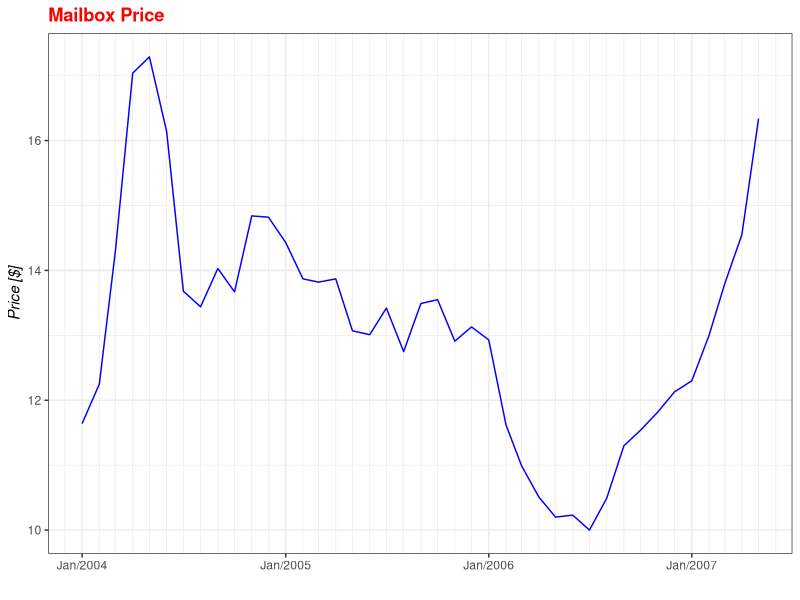
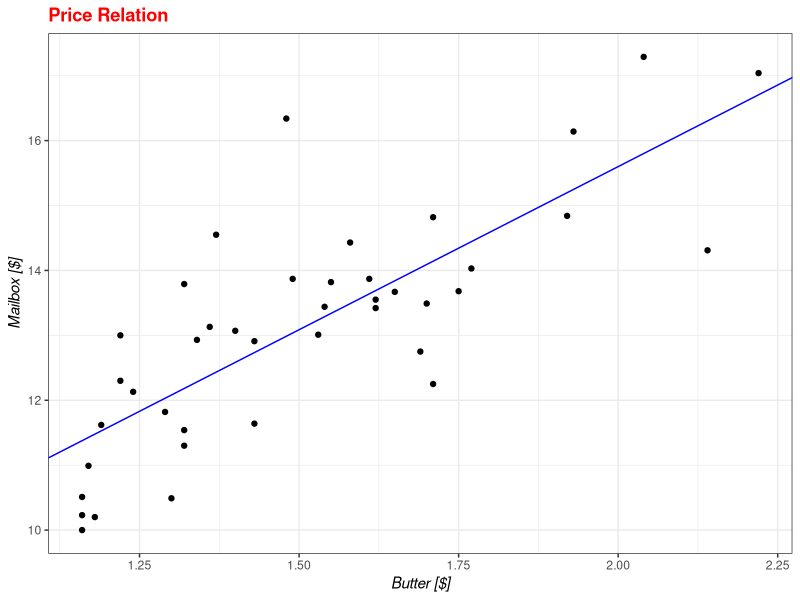
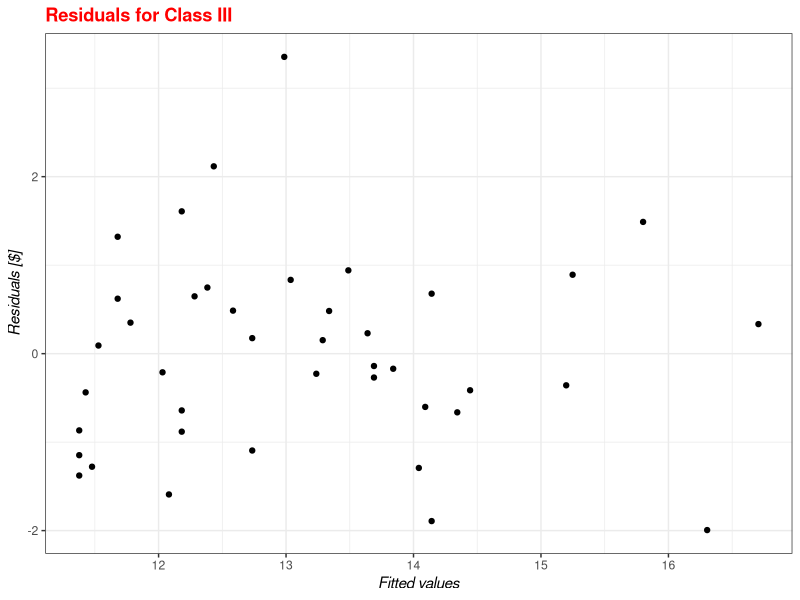
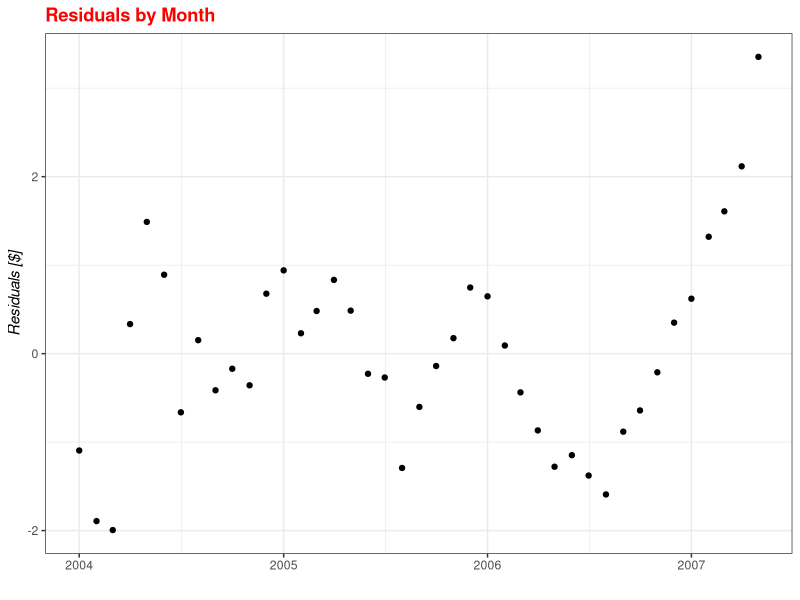
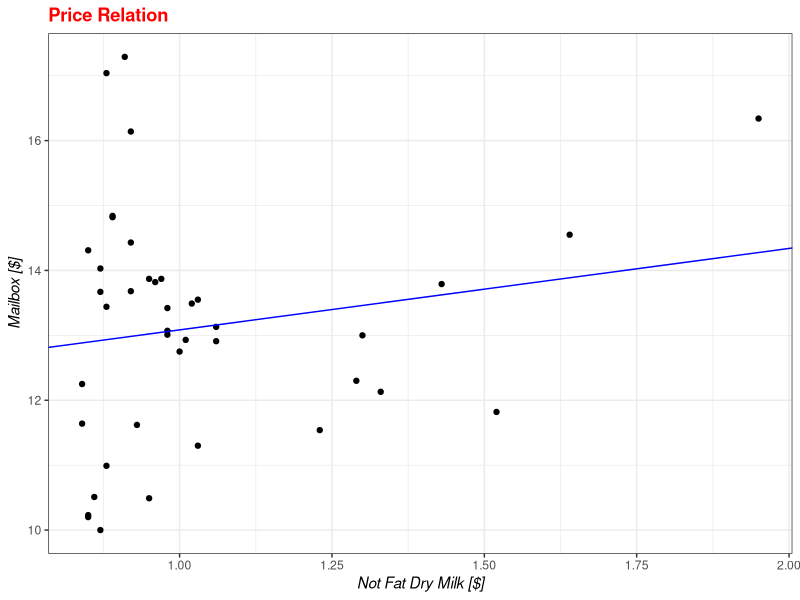
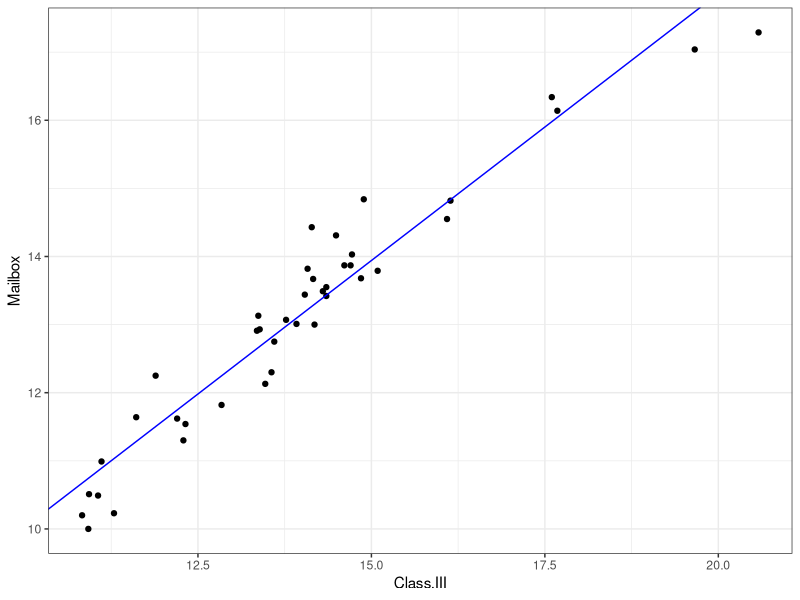
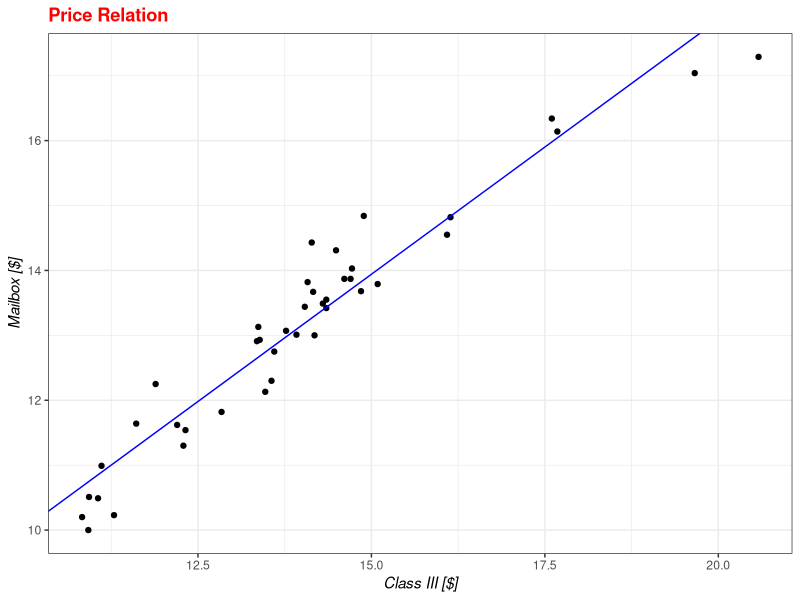
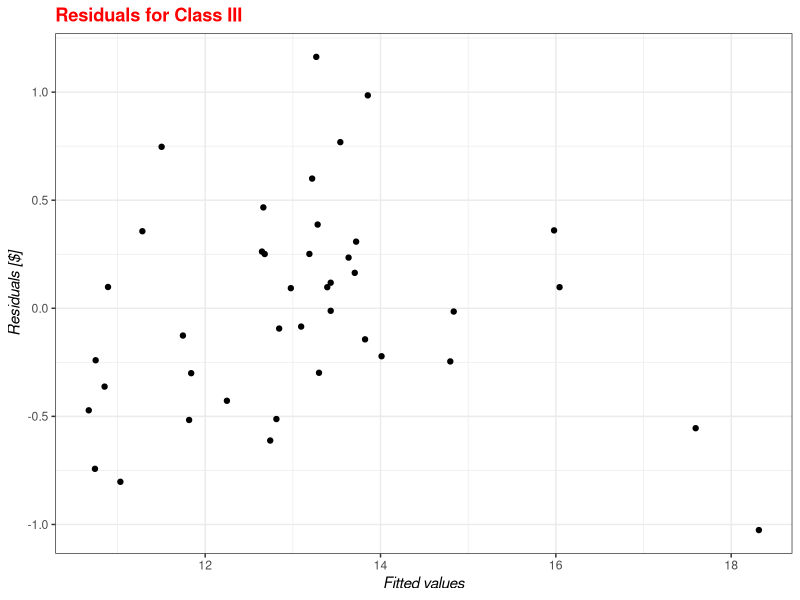

Write the R code that produced these figures, in order. (Note: this script raises an error after producing the figures.)
library(ggplot2)
library(scales)
library(lubridate)
library(plyr)
master_df <- read.csv("milk_and_money.csv")

#data cleaning
master_df$Month <- paste("01",master_df$Month,sep = "-")
master_df$Month <- as.Date(master_df$Month, "%d-%B-%y")

# ==============================
# ==== Question 1 ==============
# ==============================

# graphs defaults
title_theme <- element_text(face = "bold", color = "red")
axis_theme <- element_text(face = "italic", color = "black")

# Time Series
p <- ggplot(master_df, aes(Month, Mailbox)) + geom_line(colour = "blue")
p <- p + scale_x_date(minor_breaks = "1 month",labels = date_format("%b/%Y")) + theme_bw()
p <- p + labs(title = "Mailbox Price", x = "", y = "Price [$]") 
p + theme(title = title_theme , axis.title = axis_theme)


# Butter x Mailbox
df <- master_df[,c(2,5)]
lm_model <- lm(df)
b0 <- unname(lm_model$coefficients[1])
b1 <- unname(lm_model$coefficients[2])
p <- ggplot(df, aes(x = Butter, y = Mailbox))
p <- p + geom_point() + geom_abline(intercept = b0, slope = b1, colour = "blue") + theme_bw()
p <- p + labs(title = "Price Relation", x = "Butter [$]", y = "Mailbox [$]") 
p + theme(title = title_theme , axis.title = axis_theme)

#residuals
master_df$lm_residuals <- summary(lm_model)$residuals
master_df$fitted <- fitted(lm_model)

# Plotting against the months
p <- ggplot(master_df, aes(x = fitted, y = lm_residuals))
p <- p + geom_point() + theme_bw()
p <- p + labs(title = "Residuals for Class III", x = "Fitted values", y = "Residuals [$]") 
p + theme(title = title_theme , axis.title = axis_theme)

# Plotting against the months
p <- ggplot(master_df, aes(x = Month, y = lm_residuals))
p <- p + geom_point() + theme_bw()
p <- p + labs(title = "Residuals by Month", x = "", y = "Residuals [$]") 
p + theme(title = title_theme , axis.title = axis_theme)

# NFDM x Mailbox
df <- master_df[,c(2,6)]
lm_model <- lm(df)
b0 <- unname(lm_model$coefficients[1])
b1 <- unname(lm_model$coefficients[2])
p <- ggplot(df, aes(x = NFDM, y = Mailbox))
p <- p + geom_point() + geom_abline(intercept = b0, slope = b1, colour = "blue") + theme_bw()
p <- p + labs(title = "Price Relation", x = "Not Fat Dry Milk [$]", y = "Mailbox [$]") 
p + theme(title = title_theme , axis.title = axis_theme)

# Class 3 x Mailbox
df <- master_df[,c(2,4)]
lm_model <- lm(df)
b0 <- unname(lm_model$coefficients[1])
b1 <- unname(lm_model$coefficients[2])
p <- ggplot(df, aes(x = Class.III, y = Mailbox))
p + geom_point() + geom_abline(intercept = b0, slope = b1, colour = "blue") + theme_bw()
p <- p + geom_point() + geom_abline(intercept = b0, slope = b1, colour = "blue") + theme_bw()
p <- p + labs(title = "Price Relation", x = "Class III [$]", y = "Mailbox [$]") 
p + theme(title = title_theme , axis.title = axis_theme)

#residuals
master_df$lm_residuals <- summary(lm_model)$residuals
master_df$fitted <- fitted(lm_model)

# Residuals x Fitted
p <- ggplot(master_df, aes(x = fitted, y = lm_residuals))
p <- p + geom_point() + theme_bw()
p <- p + labs(title = "Residuals for Class III", x = "Fitted values", y = "Residuals [$]") 
p + theme(title = title_theme , axis.title = axis_theme)

# Residuals x Months
p <- ggplot(master_df, aes(x = Month, y = lm_residuals))
p <- p + geom_point() + theme_bw()
p <- p + labs(title = "Residuals by Month", x = "", y = "Residuals [$]") 
p + theme(title = title_theme , axis.title = axis_theme)

#------ Class 4 x Mailbox -----------
df <- master_df[,c(2,3)]
lm_model <- lm(df)
b0 <- unname(lm_model$coefficients[1])
b1 <- unname(lm_model$coefficients[2])
p <- ggplot(df, aes(x = Class.IV, y = Mailbox))
p + geom_point() + geom_abline(intercept = b0, slope = b1, colour = "blue") + theme_bw()
p <- p + geom_point() + geom_abline(intercept = b0, slope = b1, colour = "blue") + theme_bw()
p <- p + labs(title = "Price Relation", x = "Class IV [$]", y = "Mailbox [$]") 
p + theme(title = title_theme , axis.title = axis_theme)


#-- checking for seasonality
df <- master_df[6:nrow(master_df),]
avg <- mean(df$Mailbox)
df$Month <- month(df$Month)
df <- aggregate(df$Mailbox,by= list(df$Month), mean)
df$months <- c("Jan","Feb","Mar","Apr","May","Jun","Jul","Aug","Sep","Oct","Nov","Dec")
df$months <- factor(df$months, levels = months)
names(df) <- c("month_num","price_avg","months")
df$price_avg <- df$price_avg - avg

p <- ggplot(df, aes(x = months, y = price_avg))
p <- p + geom_bar(stat = "identity", fill="darkblue") + theme_bw()
p <- p + labs(title = "Price Variation around the Mean", x = "Months", y = "Dollars [$]") 
p + theme(title = title_theme , axis.title = axis_theme)


